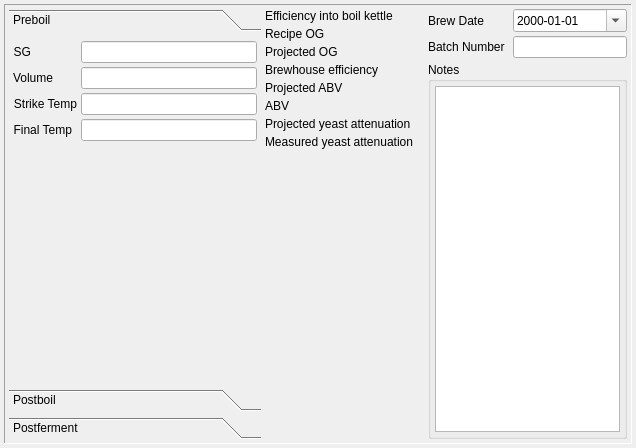
<?xml version="1.0" encoding="UTF-8"?>
<ui version="4.0">
 <class>brewLogWidget</class>
 <widget class="QWidget" name="brewLogWidget">
  <property name="geometry">
   <rect>
    <x>0</x>
    <y>0</y>
    <width>636</width>
    <height>448</height>
   </rect>
  </property>
  <property name="windowTitle">
   <string>Brew Log</string>
  </property>
  <property name="windowIcon">
   <iconset resource="../resources.qrc">
    <normaloff>:/images/edit.svg</normaloff>:/images/edit.svg</iconset>
  </property>
  <layout class="QVBoxLayout" name="verticalLayout_2">
   <item>
    <widget class="QScrollArea" name="scrollArea">
     <property name="frameShape">
      <enum>QFrame::Panel</enum>
     </property>
     <property name="widgetResizable">
      <bool>true</bool>
     </property>
     <widget class="QWidget" name="scrollAreaWidgetContents">
      <property name="geometry">
       <rect>
        <x>0</x>
        <y>0</y>
        <width>626</width>
        <height>438</height>
       </rect>
      </property>
      <layout class="QHBoxLayout" name="horizontalLayout_2">
       <item>
        <layout class="QHBoxLayout" name="horizontalLayout_3">
         <item>
          <widget class="QToolBox" name="toolBox_brewLog">
           <property name="sizePolicy">
            <sizepolicy hsizetype="Fixed" vsizetype="Minimum">
             <horstretch>0</horstretch>
             <verstretch>0</verstretch>
            </sizepolicy>
           </property>
           <property name="minimumSize">
            <size>
             <width>252</width>
             <height>0</height>
            </size>
           </property>
           <property name="maximumSize">
            <size>
             <width>252</width>
             <height>16777215</height>
            </size>
           </property>
           <property name="mouseTracking">
            <bool>false</bool>
           </property>
           <property name="currentIndex">
            <number>0</number>
           </property>
           <widget class="QWidget" name="page_preboil">
            <property name="geometry">
             <rect>
              <x>0</x>
              <y>0</y>
              <width>242</width>
              <height>349</height>
             </rect>
            </property>
            <attribute name="label">
             <string>Preboil</string>
            </attribute>
            <layout class="QFormLayout" name="formLayout_2">
             <item row="0" column="0">
              <widget class="SmartLabel" name="label_measuredPreBoilGravity">
               <property name="contextMenuPolicy">
                <enum>Qt::CustomContextMenu</enum>
               </property>
               <property name="text">
                <string>SG</string>
               </property>
               <property name="alignment">
                <set>Qt::AlignRight|Qt::AlignTrailing|Qt::AlignVCenter</set>
               </property>
               <property name="buddy">
                <cstring>lineEdit_measuredPreBoilGravity</cstring>
               </property>
              </widget>
             </item>
             <item row="0" column="1">
              <widget class="SmartLineEdit" name="lineEdit_measuredPreBoilGravity">
               <property name="toolTip">
                <string>Preboil gravity</string>
               </property>
               <property name="alignment">
                <set>Qt::AlignLeading|Qt::AlignLeft|Qt::AlignVCenter</set>
               </property>
              </widget>
             </item>
             <item row="1" column="0">
              <widget class="SmartLabel" name="label_measuredPreBoilVolume">
               <property name="contextMenuPolicy">
                <enum>Qt::CustomContextMenu</enum>
               </property>
               <property name="text">
                <string>Volume</string>
               </property>
               <property name="alignment">
                <set>Qt::AlignRight|Qt::AlignTrailing|Qt::AlignVCenter</set>
               </property>
               <property name="buddy">
                <cstring>lineEdit_measuredPreBoilVolume</cstring>
               </property>
              </widget>
             </item>
             <item row="1" column="1">
              <widget class="SmartLineEdit" name="lineEdit_measuredPreBoilVolume">
               <property name="toolTip">
                <string>Volume of wort collected</string>
               </property>
              </widget>
             </item>
             <item row="2" column="0">
              <widget class="SmartLabel" name="label_measuredStrikeTemp">
               <property name="contextMenuPolicy">
                <enum>Qt::CustomContextMenu</enum>
               </property>
               <property name="text">
                <string>Strike Temp</string>
               </property>
               <property name="alignment">
                <set>Qt::AlignRight|Qt::AlignTrailing|Qt::AlignVCenter</set>
               </property>
               <property name="buddy">
                <cstring>lineEdit_measuredStrikeTemp</cstring>
               </property>
              </widget>
             </item>
             <item row="2" column="1">
              <widget class="SmartLineEdit" name="lineEdit_measuredStrikeTemp">
               <property name="toolTip">
                <string>Temperature of strike water before dough in</string>
               </property>
              </widget>
             </item>
             <item row="3" column="0">
              <widget class="SmartLabel" name="label_measuredMashFinalTemp">
               <property name="contextMenuPolicy">
                <enum>Qt::CustomContextMenu</enum>
               </property>
               <property name="text">
                <string>Final Temp</string>
               </property>
               <property name="alignment">
                <set>Qt::AlignRight|Qt::AlignTrailing|Qt::AlignVCenter</set>
               </property>
               <property name="buddy">
                <cstring>lineEdit_measuredMashFinalTemp</cstring>
               </property>
              </widget>
             </item>
             <item row="3" column="1">
              <widget class="SmartLineEdit" name="lineEdit_measuredMashFinalTemp">
               <property name="toolTip">
                <string>Temperature of mash before mash out</string>
               </property>
              </widget>
             </item>
            </layout>
           </widget>
           <widget class="QWidget" name="page_postboil">
            <property name="geometry">
             <rect>
              <x>0</x>
              <y>0</y>
              <width>242</width>
              <height>349</height>
             </rect>
            </property>
            <attribute name="label">
             <string>Postboil</string>
            </attribute>
            <layout class="QFormLayout" name="formLayout">
             <item row="0" column="0">
              <widget class="SmartLabel" name="label_measuredOriginalGravity">
               <property name="contextMenuPolicy">
                <enum>Qt::CustomContextMenu</enum>
               </property>
               <property name="text">
                <string>OG</string>
               </property>
               <property name="alignment">
                <set>Qt::AlignRight|Qt::AlignTrailing|Qt::AlignVCenter</set>
               </property>
               <property name="buddy">
                <cstring>lineEdit_measuredOriginalGravity</cstring>
               </property>
              </widget>
             </item>
             <item row="0" column="1">
              <widget class="SmartLineEdit" name="lineEdit_measuredOriginalGravity">
               <property name="toolTip">
                <string>Post boil gravity</string>
               </property>
              </widget>
             </item>
             <item row="1" column="0">
              <widget class="SmartLabel" name="label_measuredPostBoilVolume">
               <property name="contextMenuPolicy">
                <enum>Qt::CustomContextMenu</enum>
               </property>
               <property name="text">
                <string>Postboil Volume</string>
               </property>
               <property name="scaledContents">
                <bool>false</bool>
               </property>
               <property name="alignment">
                <set>Qt::AlignRight|Qt::AlignTrailing|Qt::AlignVCenter</set>
               </property>
               <property name="wordWrap">
                <bool>true</bool>
               </property>
               <property name="buddy">
                <cstring>lineEdit_measuredPostBoilVolume</cstring>
               </property>
              </widget>
             </item>
             <item row="1" column="1">
              <widget class="SmartLineEdit" name="lineEdit_measuredPostBoilVolume">
               <property name="toolTip">
                <string>Volume of wort in BK after boil</string>
               </property>
              </widget>
             </item>
             <item row="2" column="0">
              <widget class="SmartLabel" name="label_measuredVolumeIntoFermentor">
               <property name="contextMenuPolicy">
                <enum>Qt::CustomContextMenu</enum>
               </property>
               <property name="toolTip">
                <string>Volume of wort transferred to fermenter</string>
               </property>
               <property name="text">
                <string>Volume into fermenter</string>
               </property>
               <property name="alignment">
                <set>Qt::AlignRight|Qt::AlignTrailing|Qt::AlignVCenter</set>
               </property>
               <property name="wordWrap">
                <bool>true</bool>
               </property>
               <property name="buddy">
                <cstring>lineEdit_measuredVolumeIntoFermentor</cstring>
               </property>
              </widget>
             </item>
             <item row="2" column="1">
              <widget class="SmartLineEdit" name="lineEdit_measuredVolumeIntoFermentor">
              </widget>
             </item>
             <item row="3" column="0">
              <widget class="SmartLabel" name="label_measuredPitchTemp">
               <property name="contextMenuPolicy">
                <enum>Qt::CustomContextMenu</enum>
               </property>
               <property name="text">
                <string> Pitch Temp</string>
               </property>
               <property name="alignment">
                <set>Qt::AlignRight|Qt::AlignTrailing|Qt::AlignVCenter</set>
               </property>
               <property name="wordWrap">
                <bool>true</bool>
               </property>
               <property name="buddy">
                <cstring>lineEdit_measuredPitchTemp</cstring>
               </property>
              </widget>
             </item>
             <item row="3" column="1">
              <widget class="SmartLineEdit" name="lineEdit_measuredPitchTemp">
               <property name="toolTip">
                <string>Temperature of wort when yeast is pitched</string>
               </property>
              </widget>
             </item>
            </layout>
           </widget>
           <widget class="QWidget" name="page_postferment">
            <property name="geometry">
             <rect>
              <x>0</x>
              <y>0</y>
              <width>242</width>
              <height>349</height>
             </rect>
            </property>
            <attribute name="label">
             <string>Postferment</string>
            </attribute>
            <layout class="QFormLayout" name="formLayout_5">
             <item row="0" column="0">
              <widget class="SmartLabel" name="label_measuredFinalGravity">
               <property name="contextMenuPolicy">
                <enum>Qt::CustomContextMenu</enum>
               </property>
               <property name="text">
                <string notr="true">FG</string>
               </property>
               <property name="buddy">
                <cstring>lineEdit_measuredFinalGravity</cstring>
               </property>
              </widget>
             </item>
             <item row="0" column="1">
              <widget class="SmartLineEdit" name="lineEdit_measuredFinalGravity">
               <property name="toolTip">
                <string>Final gravity</string>
               </property>
              </widget>
             </item>
             <item row="1" column="0">
              <widget class="SmartLabel" name="label_measuredFinalVolume">
               <property name="contextMenuPolicy">
                <enum>Qt::CustomContextMenu</enum>
               </property>
               <property name="text">
                <string notr="true">Volume</string>
               </property>
               <property name="buddy">
                <cstring>lineEdit_measuredFinalVolume</cstring>
               </property>
              </widget>
             </item>
             <item row="1" column="1">
              <widget class="SmartLineEdit" name="lineEdit_measuredFinalVolume">
               <property name="toolTip">
                <string>Volume of beer into serving keg/bottles</string>
               </property>
              </widget>
             </item>
             <item row="2" column="0">
              <widget class="QLabel" name="label_fermentDate">
               <property name="contextMenuPolicy">
                <enum>Qt::CustomContextMenu</enum>
               </property>
               <property name="text">
                <string notr="true">Date</string>
               </property>
               <property name="buddy">
                <cstring>dateEdit_fermentDate</cstring>
               </property>
              </widget>
             </item>
             <item row="2" column="1">
              <widget class="QDateTimeEdit" name="dateEdit_fermentDate">
               <property name="displayFormat">
                <string>yyyy-dd-MM</string>
               </property>
               <property name="calendarPopup">
                <bool>true</bool>
               </property>
              </widget>
             </item>
            </layout>
           </widget>
          </widget>
         </item>
         <item>
          <layout class="QVBoxLayout" name="verticalLayout">
           <item>
            <layout class="QFormLayout" name="formLayout_3">
             <property name="fieldGrowthPolicy">
              <enum>QFormLayout::ExpandingFieldsGrow</enum>
             </property>
             <item row="0" column="0">
              <widget class="QLabel" name="label_computedPreBoilEfficiency">
               <property name="statusTip">
                <string>Percent efficiency into boil kettle</string>
               </property>
               <property name="text">
                <string>Efficiency into boil kettle</string>
               </property>
              </widget>
             </item>
             <item row="0" column="1">
              <widget class="SmartDigitWidget" name="lcdnumber_computedPreBoilEfficiency">
               <property name="text">
                <string/>
               </property>
              </widget>
             </item>
             <item row="2" column="0">
              <widget class="SmartLabel" name="label_expectedOriginalGravity">
               <property name="contextMenuPolicy">
                <enum>Qt::CustomContextMenu</enum>
               </property>
               <property name="statusTip">
                <string>Expected OG, based on recipe</string>
               </property>
               <property name="text">
                <string>Recipe OG</string>
               </property>
              </widget>
             </item>
             <item row="2" column="1">
              <widget class="SmartDigitWidget" name="lcdnumber_expectedOriginalGravity">
               <property name="text">
                <string/>
               </property>
              </widget>
             </item>
             <item row="4" column="0">
              <widget class="SmartLabel" name="label_forecastOriginalGravity">
               <property name="contextMenuPolicy">
                <enum>Qt::CustomContextMenu</enum>
               </property>
               <property name="statusTip">
                <string>Projected OG, based on measured pre-boil gravity</string>
               </property>
               <property name="text">
                <string>Projected OG</string>
               </property>
              </widget>
             </item>
             <item row="4" column="1">
              <widget class="SmartDigitWidget" name="lcdnumber_forecastOriginalGravity">
               <property name="text">
                <string/>
               </property>
              </widget>
             </item>
             <item row="6" column="0">
              <widget class="QLabel" name="label_computedEfficiency">
               <property name="statusTip">
                <string>Brewhouse efficiency</string>
               </property>
               <property name="text">
                <string>Brewhouse efficiency</string>
               </property>
              </widget>
             </item>
             <item row="6" column="1">
              <widget class="SmartDigitWidget" name="lcdnumber_computedEfficiency">
               <property name="text">
                <string/>
               </property>
              </widget>
             </item>
             <item row="8" column="0">
              <widget class="QLabel" name="label_expectedAlcoholByVolume">
               <property name="statusTip">
                <string>Expected ABV based on recipe OG</string>
               </property>
               <property name="text">
                <string>Projected ABV</string>
               </property>
              </widget>
             </item>
             <item row="8" column="1">
              <widget class="SmartDigitWidget" name="lcdnumber_expectedAlcoholByVolume">
               <property name="text">
                <string/>
               </property>
              </widget>
             </item>
             <item row="10" column="0">
              <widget class="QLabel" name="label_computedAlcoholByVolume">
               <property name="statusTip">
                <string>ABV based on user-reported FG</string>
               </property>
               <property name="text">
                <string>ABV</string>
               </property>
              </widget>
             </item>
             <item row="10" column="1">
              <widget class="SmartDigitWidget" name="lcdnumber_computedAlcoholByVolume">
               <property name="text">
                <string/>
               </property>
              </widget>
             </item>
             <item row="12" column="0">
              <widget class="QLabel" name="label_expectedAttenuation">
               <property name="statusTip">
                <string>Yeast attenuation based on yeast specified in recipe</string>
               </property>
               <property name="text">
                <string>Projected yeast attenuation</string>
               </property>
              </widget>
             </item>
             <item row="12" column="1">
              <widget class="SmartDigitWidget" name="lcdnumber_expectedAttenuation">
               <property name="text">
                <string/>
               </property>
              </widget>
             </item>
             <item row="14" column="0">
              <widget class="QLabel" name="label_computedAttenuation">
               <property name="statusTip">
                <string>Yeast attenuation based on user-reported OG and FG</string>
               </property>
               <property name="text">
                <string>Measured yeast attenuation</string>
               </property>
              </widget>
             </item>
             <item row="14" column="1">
              <widget class="SmartDigitWidget" name="lcdnumber_computedAttenuation">
               <property name="text">
                <string/>
               </property>
              </widget>
             </item>
            </layout>
           </item>
          </layout>
         </item>
        </layout>
       </item>
       <item>
        <layout class="QGridLayout" name="gridLayout_right">
         <item row="1" column="1">
          <widget class="QLabel" name="label_brewDate">
           <property name="text">
            <string>Brew Date</string>
           </property>
           <property name="buddy">
            <cstring>dateEdit_brewDate</cstring>
           </property>
          </widget>
         </item>
         <item row="1" column="3">
          <widget class="QDateTimeEdit" name="dateEdit_brewDate">
           <property name="displayFormat">
            <string>yyyy-dd-MM</string>
           </property>
           <property name="calendarPopup">
            <bool>true</bool>
           </property>
          </widget>
         </item>
         <item row="3" column="1">
          <widget class="QLabel" name="label_batchNumber">
           <property name="text">
            <string>Batch Number</string>
           </property>
           <property name="buddy">
            <cstring>lineEdit_batchNumber</cstring>
           </property>
          </widget>
         </item>
         <item row="3" column="3">
          <widget class="SmartLineEdit" name="lineEdit_batchNumber">
           <property name="toolTip">
            <string>Batch Number</string>
           </property>
          </widget>
         </item>
         <item row="5" column="1" colspan="3">
          <widget class="QGroupBox" name="groupBox_4">
           <property name="title">
            <string>Notes</string>
           </property>
           <layout class="QHBoxLayout" name="horizontalLayout">
            <item>
             <widget class="BtTextEdit" name="btTextEdit_brewLogs">
              <property name="sizePolicy">
               <sizepolicy hsizetype="Preferred" vsizetype="Expanding">
                <horstretch>0</horstretch>
                <verstretch>0</verstretch>
               </sizepolicy>
              </property>
              <property name="mouseTracking">
               <bool>false</bool>
              </property>
             </widget>
            </item>
           </layout>
          </widget>
         </item>
        </layout>
       </item>
      </layout>
     </widget>
    </widget>
   </item>
  </layout>
 </widget>
 <layoutdefault spacing="4" margin="4"/>
 <customwidgets>
  <customwidget>
   <class>SmartLabel</class>
   <extends>QLabel</extends>
   <header>widgets/SmartLabel.h</header>
   <slots>
    <signal>changedSystemOfMeasurementOrScale(PreviousScaleInfo)</signal>
   </slots>
  </customwidget>
  <customwidget>
   <class>BtTextEdit</class>
   <extends>QPlainTextEdit</extends>
   <header location="global">BtTextEdit.h</header>
  </customwidget>
  <customwidget>
   <class>SmartLineEdit</class>
   <extends>QLineEdit</extends>
   <header>widgets/SmartLineEdit.h</header>
   <slots>
    <slot>lineChanged(PreviousScaleInfo)</slot>
   </slots>
  </customwidget>
  <customwidget>
   <class>SmartDigitWidget</class>
   <extends>QLabel</extends>
   <header>widgets/SmartDigitWidget.h</header>
  </customwidget>
 </customwidgets>
 <resources>
  <include location="../resources.qrc"/>
 </resources>
 <designerdata>
  <property name="gridDeltaX">
   <number>10</number>
  </property>
  <property name="gridDeltaY">
   <number>10</number>
  </property>
  <property name="gridSnapX">
   <bool>true</bool>
  </property>
  <property name="gridSnapY">
   <bool>true</bool>
  </property>
  <property name="gridVisible">
   <bool>true</bool>
  </property>
 </designerdata>
</ui>
